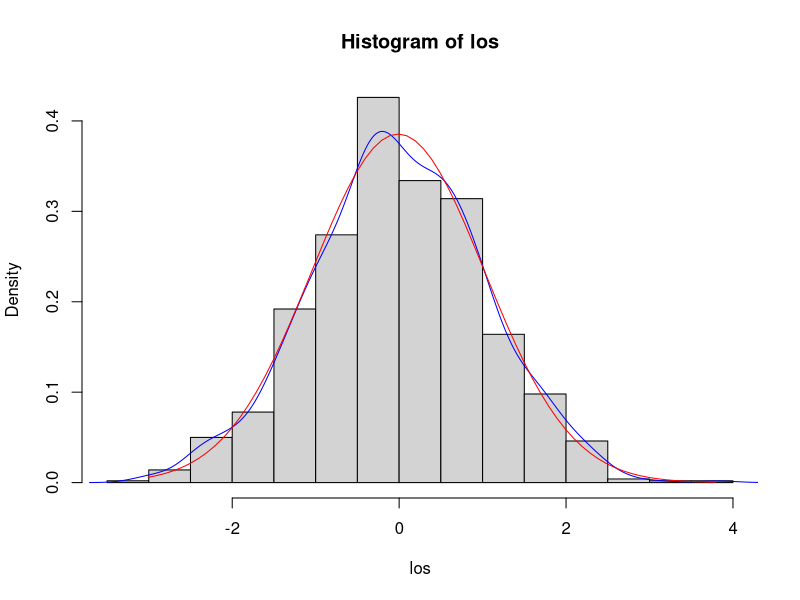
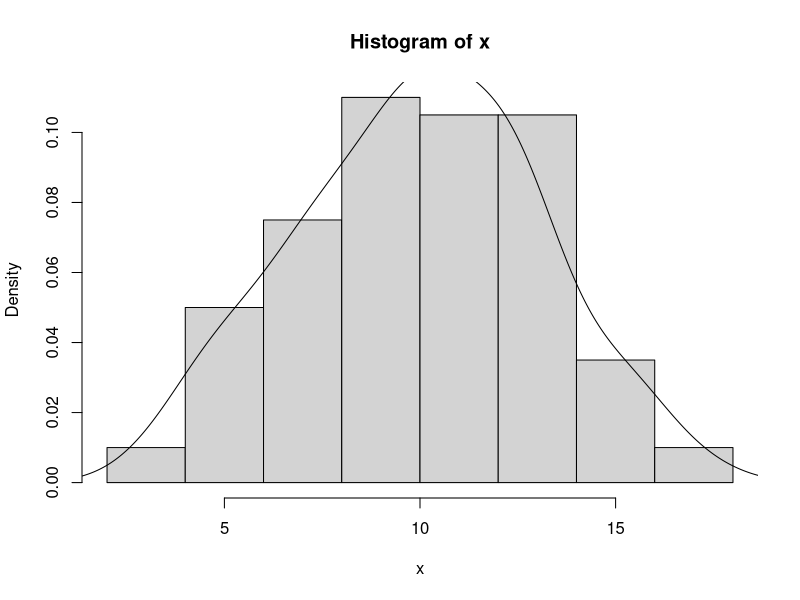
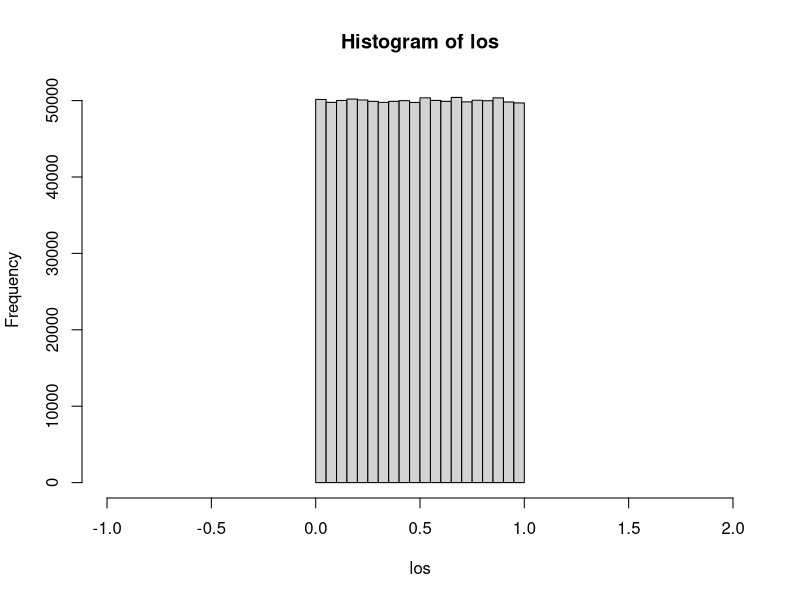

These figures' R source, in order:
# Statistical Learning Methods
# Lukasz Krainski lukasz.krainski123@gmail.com/lkrain@sgh.waw.pl
# Class 1

# http://www.cyclismo.org/tutorial/R/
# https://cran.r-project.org/doc/manuals/r-release/R-intro.pdf
# https://www.datacamp.com/courses/free-introduction-to-r

#### Agenda ####

# Getting help
# Vectors 1x1 [scalars]
# Vectors
# Matrices
# Lists/dataframes

#### Getting help ####

help("plot")
?plot

help.search("linear models")
??"linear models"

#### Vectors 1x1 [scalars] ####

number = 145
number

number2 = 359
number2
number2 = 433
number2

next_number = number^2
next_number
number3 = (number2*3 + 532)/5
number3

(34+93)/14.5

ls() #environment contents
rm(number) #removing objects
rm(number2,next_number,number3) #removing multiple objects

#### Vectors ####

my_first_vector = c(4,7,23.5,76.2,80)
my_first_vector
length(my_first_vector) #vector's length
mode(my_first_vector) #type of vector's contents

vector_strings=c(4,7.5,25,72,80,"word")
vector_strings
mode(vector_strings)
vector_strings[2]
vector_strings[1]='hello world'
vector_strings

vector_with_missing_value=c(1,23,NA,444)
vector_with_missing_value
mode(vector_with_missing_value)
vector_logical=c(T,F,NA,TRUE,FALSE)
vector_logical
mode(vector_logical)

new_vector=vector() #empty vector
new_vector
length(new_vector)
new_vector[2]=45
new_vector
length(new_vector)
new_vector[5]
new_vector[4]=4
new_vector

overwrite_vector=c(124,4,2,5,45,76,45)
overwrite_vector
overwrite_vector=c(overwrite_vector[5],overwrite_vector[2])
overwrite_vector

## Operations on vectors ##

v=c(4,36,6,2,6,5,6,2,4.6)
k=sqrt(v) #square root
k
sort(v) #sorting
length(v)
unique(v) #unique values
length(unique(v))
sort(unique(v))

v1=c(5,5.5,2)
v2=c(3,12,5.2)
v1+v2

v1=c(1,2,3,4)
v2=c(10,100)
v1+v2

v1=c(3,4,5,6,7)
2*v1

## Factors ##

gender=c('f','m','f','f','m','f','f','m','f','f')
gender

gender=factor(gender)
gender

gender2=factor(c('f','f','f','f','f'),levels=c('f','m'))
gender2

table(gender) #frequencies

age=factor(c('>18','<18','<18','<18','<18','>18','>18','>18','>18','>18'))
age
length(age)

t=table(gender,age)
t
prop.table(t) #

margin.table(t,1)
margin.table(t,2)

prop.table(t,1)
prop.table(t,2)

## Sequences ##

counter=1:10
counter

10:0

seq(-1,1,0.1)

seq(from=-1,to=1,length=21)
seq(length=21,from=-1,by=0.1)

rep(1,5)
rep('hello',3)
rep(1:2,3)
rep(1:2,each=3)

## Random numbers ##

set.seed(1) #fixing randomness
los=rnorm(1000) #1000 random samples
hist(los,freq=0) #histogram
lines(density(los),col="blue") #density estimation
x=seq(from=min(los),to=max(los),by=0.1)
mean(los) #mean
sd(los) #standard deviation
value.f.density=dnorm(x,mean=mean(los),sd=sd(los))
lines(x,value.f.density,col="red")

x=rnorm(100,mean=10,sd=3)
hist(x,freq=0)
lines(density(x))

los=runif(10^6)
hist(los,xlim=c(-1,2))

## Indexing, filtering ##

x=c(40,0,-43,44,-61,465,9502,-56)
x>0
x[x>0]
x[x<=-52|x > 55]
x[x>33&x < 111]
x[c(7,4,6)]
x[1:5]
y=c(1,3)
y
x[y]

x[-1]
x[-c(4,6)]
x[-(1:3)]

age=c(18,20,33,22)
names(age)=c('Anna','Adam','Carol','John')
age

age2=c(Anna=18,Adam=20,Karol=33,Franek=22)
age2
age==age2
all(age==age2)

age['Adam']
age[c('John','Adam')]
age2['Anna']=19
age==age2
all(age==age2)
any(age==age2)
age!=age2
any(age!=age2)

#### Matrices ####

sequence_numbers=c(5,3,6,7,3,4,6,2,8,3)
sequence_numbers
length(sequence_numbers)
dim(sequence_numbers)
dim(sequence_numbers)=c(2,5)
sequence_numbers

matrix1=matrix(c(5,3,6,7,3,4,6,2,8,3),2,5)
matrix1

matrix1==sequence_numbers
all(matrix1==sequence_numbers)

matrix2=matrix(c(5,3,6,7,3,4,6,2,8,3),2,5,byrow=TRUE)
matrix2

matrix2[2,3]
matrix2[-2,1]
matrix2[1,-c(3,5)]
matrix2[1,]

is.matrix(matrix2)
is.matrix(matrix2[,4])
is.vector(matrix2[,4])

matrix2[1,,drop=F]
is.matrix(matrix2[1,,drop=F])
matrix2[,4,drop=F]
is.matrix(matrix2[,4,drop=F])

matrix1=matrix(c(4,2,6,7,3,4,5,1,7,2),2,5)
matrix1
cbind(c(4,7),matrix1[,4])
matrix2=matrix(rep(1,20),4,5)
matrix2
matrix3=rbind(matrix1[1,],matrix2[3,])
matrix3

array3D=array(1:24,dim=c(4,3,2)) #tensor
array3D
array3D[1,3,2]
array3D[1,,2]
array3D[4,3,]
array3D[c(2,3),,-2]

matrix1
matrix1*3
matrix2=matrix(c(12,4,3,2,3,65,32,7,4,78),2,5)
matrix2
matrix1+matrix2 #adding matrices
matrix1*matrix2
t(matrix2) #transpose
matrix1%*%t(matrix2) #multiplication

#### Lists/Dataframes####
## Lists ##
student=list(index=12345,name="Artur",marks=c(MO=4.5,SwAK=5,AM2=NA))
student
names(student)
attributes(student)

student$index
student$marks
student[1]
student[3]
student[[1]]
student[[3]]
mode(student[1])
mode(student[[1]])

names(student)=c('id','firstname','grades')
student

student$parents=c("Barbara","Marek")
student

length(student)
names(student)

student[-3]

other_info=list(age=24,gender='M')
new.list=c(student,other_info)
new.list

## Dataframes ##
data_set=data.frame(id=1:4,
 name=c('Alex','Jacob','Mike','May'),
 average=c(4.93,4.3,4.6,4.7))

data_set
data_set[1,2]
data_set$name
is.factor(data_set$name)

data_set[data_set$average>4.4,]
data_set[data_set$name=='Jacob','average']
data_set[data_set$id>=2,c('name','average')]

attach(data_set)
data_set[name=='May',]
average

subset(data_set,average>4.4)

nrow(data_set)
ncol(data_set)
dim(data_set)

names(data_set)
head(data_set)
tail(data_set)
